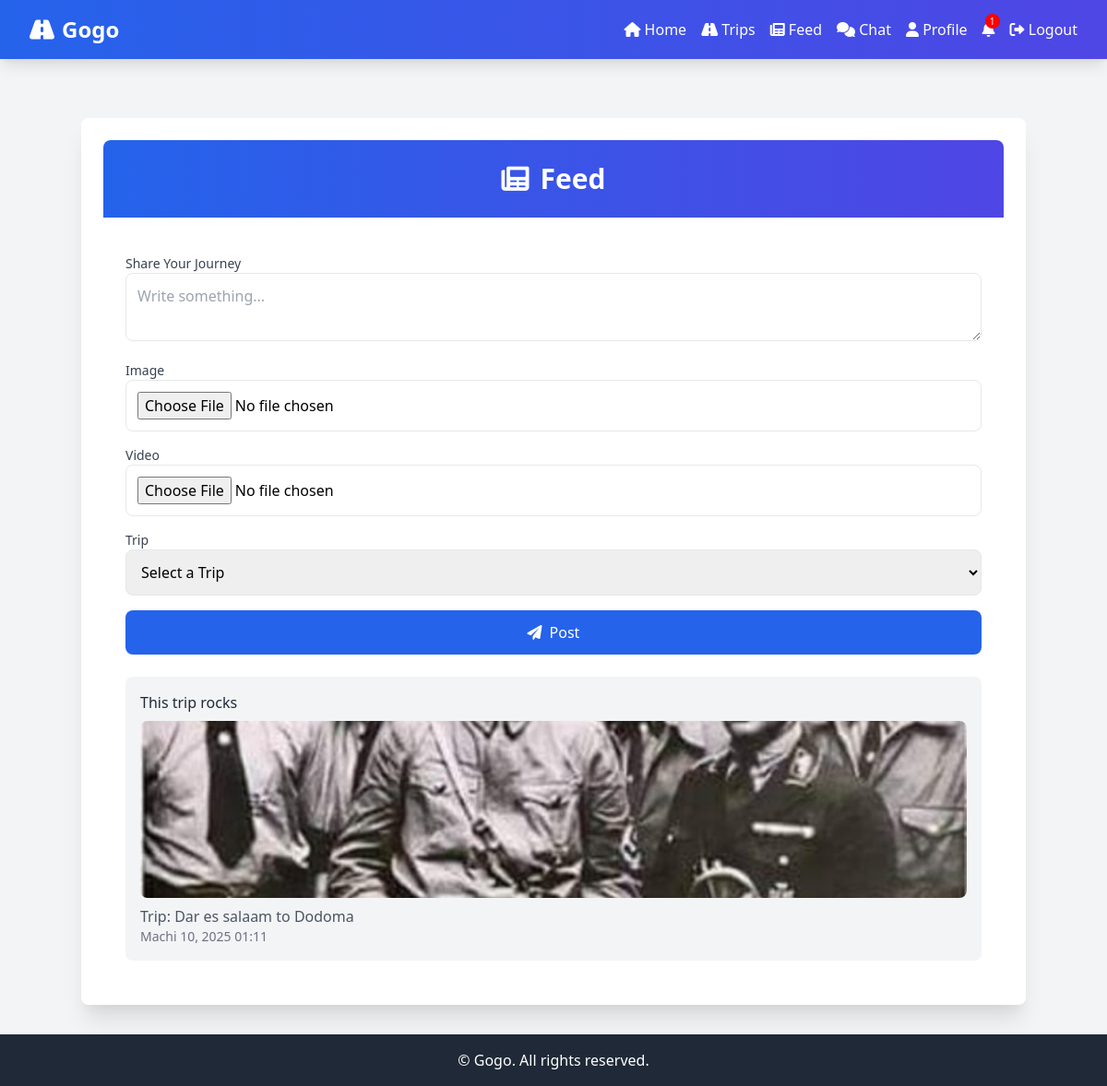
/feed/ (signed in), run on the app's committed database.
### core/models.py (models this page shows, shortened)
class Post(models.Model):
    user = models.ForeignKey(User, on_delete=models.CASCADE, related_name='posts')
    content = models.TextField()
    image = models.ImageField(upload_to='post_images/', null=True, blank=True)
    video = models.FileField(upload_to='post_videos/', null=True, blank=True)
    trip = models.ForeignKey(Trip, on_delete=models.SET_NULL, null=True, blank=True)
    created_at = models.DateTimeField(auto_now_add=True)

class Trip(models.Model):
    driver = models.ForeignKey(Profile, on_delete=models.CASCADE, related_name='trips')
    start = models.CharField(max_length=100)
    end = models.CharField(max_length=100)
    seats = models.PositiveIntegerField()
    cargo_capacity = models.FloatField(default=0.0)
    price_per_seat = models.DecimalField(max_digits=10, decimal_places=2)
    price_per_kg = models.DecimalField(max_digits=10, decimal_places=2)
    departure = models.DateTimeField()
    auction_mode = models.BooleanField(default=False)
    status = models.CharField(max_length=20, choices=[('open', 'Open'), ('completed', 'Completed'), ('cancelled', 'Cancelled')], default='open')

### core/views.py (the view, shortened to what this page needs)
# urls.py: path('feed/', views.feed, name='feed'),
@login_required
def feed(request):
    posts = Post.objects.all().order_by('-created_at')
    trips = Trip.objects.filter(driver=request.user.profile)
    context = {
        'posts': posts,
        'trips': trips,
        'notifications': get_notifications(request.user),
    }
    return render(request, 'core/feed.html', context)

### core/views.py (called while the page is built)
def get_notifications(user):
    return Notification.objects.filter(user=user, read=False).order_by('-created_at')

### core/templates/core/feed.html (shortened to what this page needs)
{% extends 'core/base.html' %}
{% block content %}
<div class="max-w-4xl mx-auto mt-12 p-6 bg-white rounded-lg shadow-xl sm:max-w-5xl">
    <header class="text-center py-6 bg-gradient-to-r from-blue-600 to-indigo-600 text-white rounded-t-lg animate-fadeIn">
        <h2 class="text-2xl sm:text-3xl font-semibold"><i class="fas fa-newspaper mr-3"></i>Feed</h2>
    </header>
    <div class="p-6">
        <form method="post" enctype="multipart/form-data" class="mb-6 space-y-4">
            <div>
                <label class="block text-sm font-medium text-gray-700">Share Your Journey</label>
                <textarea name="content" placeholder="Write something..." class="w-full p-3 border rounded-lg focus:outline-none focus:ring-2 focus:ring-blue-600" required></textarea>
            </div>
            <div>
                <label class="block text-sm font-medium text-gray-700">Image</label>
                <input type="file" name="image" accept="image/*" class="w-full p-3 border rounded-lg">
            </div>
            <div>
                <label class="block text-sm font-medium text-gray-700">Video</label>
                <input type="file" name="video" accept="video/*" class="w-full p-3 border rounded-lg">
            </div>
            <div>
                <label class="block text-sm font-medium text-gray-700">Trip</label>
                <select name="trip" class="w-full p-3 border rounded-lg focus:outline-none focus:ring-2 focus:ring-blue-600">
                    <option value="">Select a Trip</option>
                </select>
            </div>
            <button type="submit" class="btn-primary w-full py-3 hover:bg-blue-700 transition duration-300">
                <i class="fas fa-paper-plane mr-2"></i>Post
            </button>
        </form>
        <div class="space-y-6" id="post-container">
            {% for post in posts %}
                <div class="bg-gray-100 p-4 rounded-lg hover:shadow-md transition duration-300 fade-in-post" data-index="{{ forloop.counter0 }}">
                    <p class="text-gray-800">{{ post.content }}</p>
                    {% if post.image %}
                        <img src="{{ post.image.url }}" alt="Post Image" class="mt-2 w-full h-48 object-cover rounded-lg">
                    {% endif %}
                    <p class="text-gray-600 mt-2">Trip: {{ post.trip.start }} to {{ post.trip.end|default:"N/A" }}</p>
                    <p class="text-gray-500 text-sm">{{ post.created_at|date:'F d, Y H:i' }}</p>
                </div>
            {% empty %}
                <p class="text-gray-600 text-center">No posts yet.</p>
            {% endfor %}
        </div>
    </div>
</div>
{% endblock %}

### core/templates/core/base.html (style rules this page uses)
.btn-primary { background-color: #2563eb; color: white; border-radius: 0.5rem; }
.animate-fadeIn { animation: fadeIn 0.5s ease-in; }

### core/templates/core/feed.html (style rules this page uses)
.fade-in-post { animation: fadeIn 0.5s ease-in forwards; }

### data on the page
Post: content "This trip rocks", image (picture), trip.start "Dar es salaam", trip.end "Dodoma", created_at "Machi 10, 2025 01:11"

### other printed values
{{ notifications.count }} "1"
